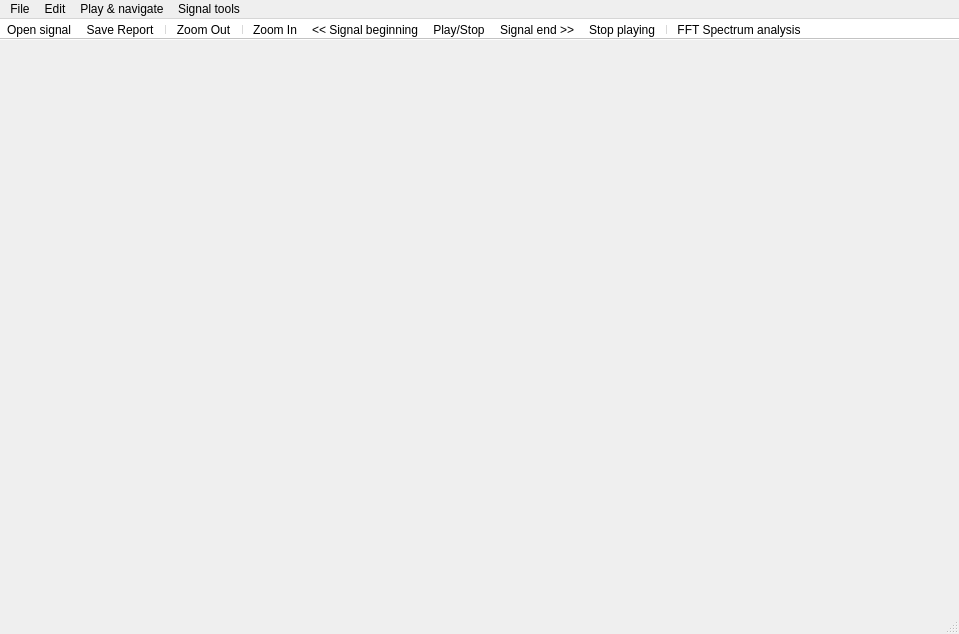
<?xml version="1.0" encoding="UTF-8"?>
<ui version="4.0">
 <class>MainWindow</class>
 <widget class="QMainWindow" name="MainWindow">
  <property name="geometry">
   <rect>
    <x>0</x>
    <y>0</y>
    <width>959</width>
    <height>634</height>
   </rect>
  </property>
  <property name="sizePolicy">
   <sizepolicy hsizetype="Expanding" vsizetype="Expanding">
    <horstretch>0</horstretch>
    <verstretch>0</verstretch>
   </sizepolicy>
  </property>
  <property name="font">
   <font>
    <weight>50</weight>
    <bold>false</bold>
   </font>
  </property>
  <property name="windowTitle">
   <string>SIGVIEW</string>
  </property>
  <property name="windowIcon">
   <iconset>
    <normaloff>:/newPrefix/sig.png</normaloff>:/newPrefix/sig.png</iconset>
  </property>
  <property name="styleSheet">
   <string notr="true"/>
  </property>
  <widget class="QWidget" name="centralwidget">
   <widget class="QWidget" name="layoutWidget">
    <property name="geometry">
     <rect>
      <x>20</x>
      <y>20</y>
      <width>920</width>
      <height>510</height>
     </rect>
    </property>
    <layout class="QVBoxLayout" name="verticalLayout">
     <property name="spacing">
      <number>20</number>
     </property>
     <property name="leftMargin">
      <number>10</number>
     </property>
     <property name="topMargin">
      <number>10</number>
     </property>
     <property name="rightMargin">
      <number>10</number>
     </property>
     <property name="bottomMargin">
      <number>10</number>
     </property>
     <item>
      <widget class="PLotWidget1" name="plot1" native="true">
       <property name="sizePolicy">
        <sizepolicy hsizetype="Expanding" vsizetype="Expanding">
         <horstretch>0</horstretch>
         <verstretch>0</verstretch>
        </sizepolicy>
       </property>
       <property name="minimumSize">
        <size>
         <width>900</width>
         <height>150</height>
        </size>
       </property>
       <property name="cursor">
        <cursorShape>CrossCursor</cursorShape>
       </property>
      </widget>
     </item>
     <item>
      <widget class="PlotWidget2" name="plot2" native="true">
       <property name="sizePolicy">
        <sizepolicy hsizetype="Expanding" vsizetype="Expanding">
         <horstretch>0</horstretch>
         <verstretch>0</verstretch>
        </sizepolicy>
       </property>
       <property name="minimumSize">
        <size>
         <width>900</width>
         <height>150</height>
        </size>
       </property>
       <property name="cursor">
        <cursorShape>CrossCursor</cursorShape>
       </property>
      </widget>
     </item>
     <item>
      <widget class="PlotWidget3" name="plot3" native="true">
       <property name="sizePolicy">
        <sizepolicy hsizetype="Expanding" vsizetype="Expanding">
         <horstretch>0</horstretch>
         <verstretch>0</verstretch>
        </sizepolicy>
       </property>
       <property name="minimumSize">
        <size>
         <width>900</width>
         <height>150</height>
        </size>
       </property>
       <property name="cursor">
        <cursorShape>CrossCursor</cursorShape>
       </property>
      </widget>
     </item>
    </layout>
   </widget>
  </widget>
  <widget class="QMenuBar" name="menubar">
   <property name="geometry">
    <rect>
     <x>0</x>
     <y>0</y>
     <width>959</width>
     <height>26</height>
    </rect>
   </property>
   <property name="styleSheet">
    <string notr="true">QMenulBar{
border-bottom: 1px solid #888888;
}</string>
   </property>
   <property name="inputMethodHints">
    <set>Qt::ImhEmailCharactersOnly|Qt::ImhFormattedNumbersOnly|Qt::ImhUrlCharactersOnly</set>
   </property>
   <widget class="QMenu" name="menus">
    <property name="enabled">
     <bool>true</bool>
    </property>
    <property name="statusTip">
     <string>Creates a new document</string>
    </property>
    <property name="title">
     <string>File</string>
    </property>
    <addaction name="actionOpen"/>
    <addaction name="separator"/>
    <addaction name="actionSave_Report"/>
    <addaction name="separator"/>
    <addaction name="actionExit"/>
   </widget>
   <widget class="QMenu" name="menuEdit">
    <property name="title">
     <string>Edit</string>
    </property>
    <widget class="QMenu" name="menuSelect_Signal">
     <property name="title">
      <string>Select Signal</string>
     </property>
     <addaction name="actionSignal_1"/>
     <addaction name="actionSignal_2"/>
     <addaction name="actionSignal_3"/>
    </widget>
    <addaction name="menuSelect_Signal"/>
    <addaction name="separator"/>
    <addaction name="actionZoom_In"/>
    <addaction name="actionZoom_Out"/>
   </widget>
   <widget class="QMenu" name="menuPlay_navigate">
    <property name="title">
     <string>Play &amp;&amp; navigate</string>
    </property>
    <addaction name="actionBack"/>
    <addaction name="actionNext"/>
    <addaction name="separator"/>
    <addaction name="actionPlay_Stop"/>
   </widget>
   <widget class="QMenu" name="menuInstruments_markers">
    <property name="title">
     <string>Signal tools</string>
    </property>
    <addaction name="actionSpectrogram"/>
   </widget>
   <addaction name="menus"/>
   <addaction name="menuEdit"/>
   <addaction name="menuPlay_navigate"/>
   <addaction name="menuInstruments_markers"/>
  </widget>
  <widget class="QStatusBar" name="statusbar"/>
  <widget class="QToolBar" name="toolBar">
   <property name="enabled">
    <bool>true</bool>
   </property>
   <property name="font">
    <font>
     <weight>50</weight>
     <bold>false</bold>
     <kerning>true</kerning>
    </font>
   </property>
   <property name="windowTitle">
    <string>toolBar</string>
   </property>
   <property name="autoFillBackground">
    <bool>false</bool>
   </property>
   <property name="styleSheet">
    <string notr="true">QToolBar{
background-color: rgb(255, 255, 255);
padding: 0px;
}

</string>
   </property>
   <property name="movable">
    <bool>false</bool>
   </property>
   <property name="iconSize">
    <size>
     <width>30</width>
     <height>30</height>
    </size>
   </property>
   <property name="floatable">
    <bool>true</bool>
   </property>
   <attribute name="toolBarArea">
    <enum>TopToolBarArea</enum>
   </attribute>
   <attribute name="toolBarBreak">
    <bool>false</bool>
   </attribute>
   <addaction name="actionOpen"/>
   <addaction name="actionSave_Report"/>
   <addaction name="separator"/>
   <addaction name="actionZoom_Out"/>
   <addaction name="separator"/>
   <addaction name="actionZoom_In"/>
   <addaction name="actionBack"/>
   <addaction name="actionPlay_Stop"/>
   <addaction name="actionNext"/>
   <addaction name="actionPause"/>
   <addaction name="separator"/>
   <addaction name="actionSpectrogram"/>
  </widget>
  <action name="actionOpen">
   <property name="checkable">
    <bool>false</bool>
   </property>
   <property name="icon">
    <iconset>
     <normaloff>png/open.png</normaloff>png/open.png</iconset>
   </property>
   <property name="text">
    <string>Open signal...</string>
   </property>
   <property name="statusTip">
    <string>Opens new signal</string>
   </property>
   <property name="shortcut">
    <string>Ctrl+O</string>
   </property>
  </action>
  <action name="actionPlay_Stop">
   <property name="checkable">
    <bool>false</bool>
   </property>
   <property name="enabled">
    <bool>true</bool>
   </property>
   <property name="icon">
    <iconset>
     <normaloff>png/play.png</normaloff>png/play.png</iconset>
   </property>
   <property name="text">
    <string>Play/Stop</string>
   </property>
   <property name="shortcut">
    <string>F5</string>
   </property>
  </action>
  <action name="actionPause">
   <property name="checkable">
    <bool>false</bool>
   </property>
   <property name="enabled">
    <bool>true</bool>
   </property>
   <property name="icon">
    <iconset>
     <normaloff>png/stop.png</normaloff>png/stop.png</iconset>
   </property>
   <property name="text">
    <string>Stop playing</string>
   </property>
   <property name="statusTip">
    <string>Stops acqusition</string>
   </property>
   <property name="shortcut">
    <string>F7</string>
   </property>
  </action>
  <action name="actionBack">
   <property name="checkable">
    <bool>false</bool>
   </property>
   <property name="enabled">
    <bool>true</bool>
   </property>
   <property name="icon">
    <iconset>
     <normaloff>png/back.png</normaloff>png/back.png</iconset>
   </property>
   <property name="text">
    <string>&lt;&lt; Signal beginning</string>
   </property>
   <property name="shortcut">
    <string>Home</string>
   </property>
  </action>
  <action name="actionNext">
   <property name="checkable">
    <bool>false</bool>
   </property>
   <property name="enabled">
    <bool>true</bool>
   </property>
   <property name="icon">
    <iconset>
     <normaloff>png/next.png</normaloff>png/next.png</iconset>
   </property>
   <property name="text">
    <string>Signal end &gt;&gt;</string>
   </property>
   <property name="shortcut">
    <string>End</string>
   </property>
  </action>
  <action name="actionZoom_In">
   <property name="checkable">
    <bool>false</bool>
   </property>
   <property name="enabled">
    <bool>true</bool>
   </property>
   <property name="icon">
    <iconset>
     <normaloff>png/zoom in.png</normaloff>png/zoom in.png</iconset>
   </property>
   <property name="text">
    <string>Zoom In</string>
   </property>
   <property name="statusTip">
    <string>Zoom selected part</string>
   </property>
   <property name="shortcut">
    <string>Ctrl+Up</string>
   </property>
  </action>
  <action name="actionZoom_Out">
   <property name="checkable">
    <bool>false</bool>
   </property>
   <property name="enabled">
    <bool>true</bool>
   </property>
   <property name="icon">
    <iconset>
     <normaloff>png/zoom out.png</normaloff>png/zoom out.png</iconset>
   </property>
   <property name="text">
    <string>Zoom Out</string>
   </property>
   <property name="statusTip">
    <string>Show previous zoom</string>
   </property>
   <property name="shortcut">
    <string>Ctrl+Down</string>
   </property>
  </action>
  <action name="actionSpectrogram">
   <property name="checkable">
    <bool>true</bool>
   </property>
   <property name="enabled">
    <bool>true</bool>
   </property>
   <property name="icon">
    <iconset>
     <normaloff>png/spectr.png</normaloff>png/spectr.png</iconset>
   </property>
   <property name="text">
    <string>FFT Spectrum analysis</string>
   </property>
   <property name="statusTip">
    <string>Spectrum of the visible part of the signal</string>
   </property>
   <property name="shortcut">
    <string>Ctrl+F</string>
   </property>
  </action>
  <action name="actionSave_Report">
   <property name="checkable">
    <bool>false</bool>
   </property>
   <property name="enabled">
    <bool>true</bool>
   </property>
   <property name="icon">
    <iconset>
     <normaloff>png/save.png</normaloff>png/save.png</iconset>
   </property>
   <property name="text">
    <string>Save Report</string>
   </property>
   <property name="shortcut">
    <string>Ctrl+S</string>
   </property>
  </action>
  <action name="actionExit">
   <property name="checkable">
    <bool>false</bool>
   </property>
   <property name="icon">
    <iconset>
     <normaloff>png/sig.png</normaloff>png/sig.png</iconset>
   </property>
   <property name="text">
    <string>Exit</string>
   </property>
   <property name="shortcut">
    <string>Ctrl+F4</string>
   </property>
  </action>
  <action name="actionSignal_1">
   <property name="checkable">
    <bool>true</bool>
   </property>
   <property name="icon">
    <iconset>
     <normaloff>png/1.png</normaloff>png/1.png</iconset>
   </property>
   <property name="text">
    <string>Signal 1</string>
   </property>
  </action>
  <action name="actionSignal_2">
   <property name="checkable">
    <bool>true</bool>
   </property>
   <property name="icon">
    <iconset>
     <normaloff>png/2.png</normaloff>png/2.png</iconset>
   </property>
   <property name="text">
    <string>Signal 2</string>
   </property>
  </action>
  <action name="actionSignal_3">
   <property name="checkable">
    <bool>true</bool>
   </property>
   <property name="icon">
    <iconset>
     <normaloff>png/3.png</normaloff>png/3.png</iconset>
   </property>
   <property name="text">
    <string>Signal 3</string>
   </property>
  </action>
 </widget>
 <customwidgets>
  <customwidget>
   <class>PLotWidget1</class>
   <extends>QWidget</extends>
   <header>pyqtgraph</header>
   <container>1</container>
  </customwidget>
  <customwidget>
   <class>PlotWidget2</class>
   <extends>QWidget</extends>
   <header>pyqtgraph</header>
   <container>1</container>
  </customwidget>
  <customwidget>
   <class>PlotWidget3</class>
   <extends>QWidget</extends>
   <header>pyqtgraph</header>
   <container>1</container>
  </customwidget>
 </customwidgets>
 <resources>
  <include location="app.qrc"/>
 </resources>
 <connections>
  <connection>
   <sender>actionExit</sender>
   <signal>triggered()</signal>
   <receiver>MainWindow</receiver>
   <slot>close()</slot>
   <hints>
    <hint type="sourcelabel">
     <x>-1</x>
     <y>-1</y>
    </hint>
    <hint type="destinationlabel">
     <x>325</x>
     <y>250</y>
    </hint>
   </hints>
  </connection>
 </connections>
</ui>
